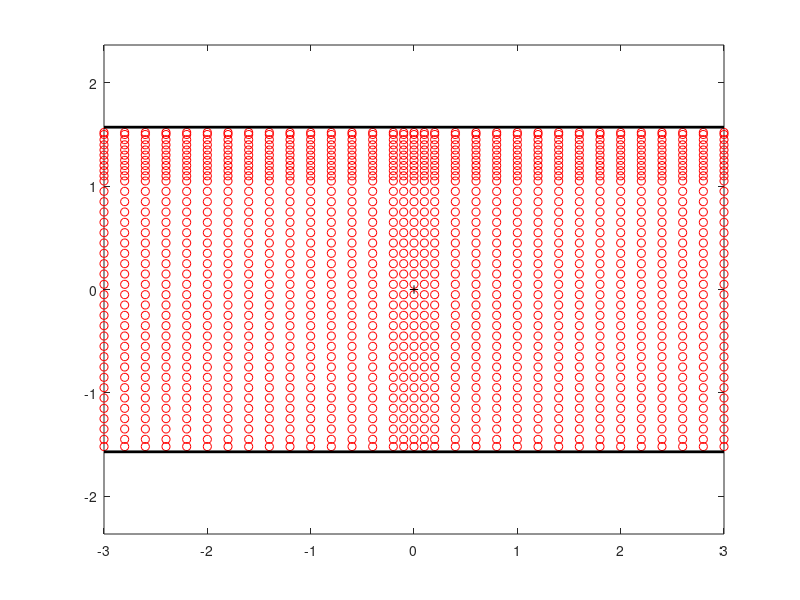

Recreate this plot in MATLAB. (Note: this script raises an error after producing the figure.)
% example_strip_slit_save_contores_2.m
% Nasser, June 16, 2019
clc;clear; 
%
% To generate the data files 
% x2_pt.mat, y2_pt.mat, u2_pt.mat
% which used by the file
% example_strip_slit_plot_contores_2.m
% to plot Figure 30 in Section 9 of the paper:
% COMPUTATION OF CONFORMAL INVARIANTS 
%
%
%
n     =  2^12;  
ratio =  0.1;
z1    =  i;
%
[X,Y]    =  meshgrid([-3.0:0.2:-0.2,-0.1,0,0.1,0.2:0.2:3.0],[-1.52,-1.45:0.1:1.05,1.1:0.05:1.5,1.52]);
Z        =  X+i*Y;
[mx,nx]  = size(Z);
%
figure
plot(real(Z),imag(Z),'or')
hold on
plot([-3 3],[-pi/2  -pi/2],'k','LineWidth',2)
plot([-3 3],[+pi/2  +pi/2],'k','LineWidth',2)
plot(0,0,'+k')
axis equal
%
%
for kx=1:mx
    for jx=1:nx
        z = Z(kx,jx);
        z
        u(kx,jx) = cap_of_strip_slit(z1,z,n,ratio,1e-14);
    end
end
%
save('x2_pt.mat', 'X', '-ascii', '-double');
save('y2_pt.mat', 'Y', '-ascii', '-double');
save('u2_pt.mat', 'u', '-ascii', '-double');
%